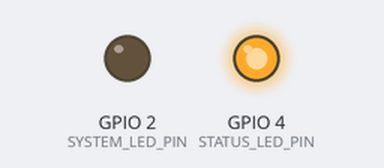
Recording of a sketch running on a simulated ESP32. Shown: output pins drawn as LEDs (lit = HIGH). WiFi joins after 1.5 s; servers stay silent unless stated; a WiFi scan finds three made-up networks; uploads are accepted with an empty reply; what the sketch prints to the serial monitor is not drawn.

Above: at 3.2 s.
At 6.1 s:
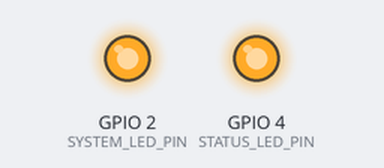
Timing chart, 0 to 7.3 s (numbered marks = the images above):
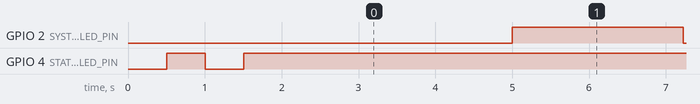

The sketch:

ESP32_Dual_Tracker.ino
```cpp
/*
 * =================================================================================
 * Project: WiFi and GPS Enabled Employee Tracking System
 * Device Firmware: ESP32 Dual-Verification Location Tracker
 * Hardware Components:
 *   - ESP32 Development Board (38-pin, CP2102)
 *   - NEO-6M GPS Module (UART Serial2: RX=16, TX=17)
 *   - Status LED (GPIO 4) & System LED (GPIO 2)
 * =================================================================================
 */

#include "soc/rtc_cntl_reg.h"
#include "soc/soc.h"
#include <ArduinoJson.h>
#include <HTTPClient.h>
#include <HardwareSerial.h>
#include <WiFi.h>
#include <WiFiClientSecure.h>

// HTTP/HTTPS Network Clients
WiFiClient plainClient;
WiFiClientSecure secureClient;

// --- HARDWARE PIN DEFINITIONS ---
#define GPS_RX_PIN 16    // ESP32 RX2 connected to NEO-6M TX
#define GPS_TX_PIN 17    // ESP32 TX2 connected to NEO-6M RX
#define STATUS_LED_PIN 4 // Network & GPS Status LED
#define SYSTEM_LED_PIN 2 // Onboard Activity LED

// --- CONFIGURATION PARAMETERS ---
const char *WIFI_SSID = "Vishal";         // Target WiFi SSID
const char *WIFI_PASSWORD = "vishu1211";  // Target WiFi Password
const char *DEVICE_ID = "ESP32_EMP_1001"; // Unique hardware identifier
const char *SERVER_URL =
    "http://7f68bf5894f029.lhr.life/api/location"; // Backend REST Endpoint

const unsigned long POST_INTERVAL_MS = 5000; // Send location every 5 seconds
unsigned long lastPostTime = 0;

// Hardware Serial Instance for GPS
HardwareSerial gpsSerial(2);

// --- NMEA GPS PARSER STRUCTURE ---
struct GPSData {
  double latitude = 0.0;
  double longitude = 0.0;
  float speedKmh = 0.0;
  float altitudeMeters = 0.0;
  int satellites = 0;
  bool validLock = false;
};

GPSData currentGps;

// --- FUNCTION PROTOTYPES ---
void setupHardware();
void connectWiFi();
void readGPS();
void parseNMEALine(String line);
void sendLocationPayload();
String scanAmbientWiFiBSSIDs();

void setup() {
  WRITE_PERI_REG(
      RTC_CNTL_BROWN_OUT_REG,
      0); // Disable brownout detector to prevent crash on WiFi startup
  Serial.begin(115200);
  secureClient.setInsecure(); // Allow connections to cloud HTTPS services (e.g. Render)
  setupHardware();
  connectWiFi();
  Serial.println(
      "[ESP32 Tracker] Initialized successfully. Starting main loop...");
}

void loop() {
  // Read incoming GPS data continuously from NEO-6M UART
  readGPS();

  // Periodic location upload
  if (millis() - lastPostTime >= POST_INTERVAL_MS) {
    lastPostTime = millis();
    digitalWrite(SYSTEM_LED_PIN, HIGH);
    sendLocationPayload();
    digitalWrite(SYSTEM_LED_PIN, LOW);
  }
}

void setupHardware() {
  pinMode(STATUS_LED_PIN, OUTPUT);
  pinMode(SYSTEM_LED_PIN, OUTPUT);

  digitalWrite(STATUS_LED_PIN, LOW);
  digitalWrite(SYSTEM_LED_PIN, LOW);

  // Initialize Serial2 for NEO-6M GPS (9600 baud rate)
  gpsSerial.begin(9600, SERIAL_8N1, GPS_RX_PIN, GPS_TX_PIN);
  Serial.println("[Hardware] NEO-6M GPS Serial initialized on RX:16 TX:17");
}

void connectWiFi() {
  Serial.print("[WiFi] Connecting to: ");
  Serial.println(WIFI_SSID);
  WiFi.mode(WIFI_STA);
  // CRITICAL FIX: Lower the WiFi transmit power to stop the massive current
  // spike causing the Brownout! Default is WIFI_POWER_19_5dBm. We lower it
  // to 8.5dBm.
  WiFi.setTxPower(WIFI_POWER_8_5dBm);
  WiFi.begin(WIFI_SSID, WIFI_PASSWORD);

  int attempts = 0;
  while (WiFi.status() != WL_CONNECTED && attempts < 20) {
    delay(500);
    digitalWrite(STATUS_LED_PIN,
                 !digitalRead(STATUS_LED_PIN)); // Blink while connecting
    Serial.print(".");
    attempts++;
  }

  if (WiFi.status() == WL_CONNECTED) {
    digitalWrite(STATUS_LED_PIN, HIGH); // Solid ON when connected
    Serial.println("\n[WiFi] Connected successfully!");
    Serial.print("[WiFi] IP Address: ");
    Serial.println(WiFi.localIP());
  } else {
    digitalWrite(STATUS_LED_PIN, LOW);
    Serial.println(
        "\n[WiFi] Connection timed out. Will operate in scan-only mode.");
  }
}

void readGPS() {
  while (gpsSerial.available() > 0) {
    String nmeaLine = gpsSerial.readStringUntil('\n');
    parseNMEALine(nmeaLine);
  }
}

// Lightweight NMEA GPRMC sentence parser for Lat/Lng/Speed
void parseNMEALine(String line) {
  line.trim();
  if (line.startsWith("$GPRMC") || line.startsWith("$GNRMC")) {
    int commaIndex = 0;
    String tokens[13];
    int tokenCount = 0;

    for (int i = 0; i < line.length() && tokenCount < 13; i++) {
      if (line.charAt(i) == ',' || i == line.length() - 1) {
        tokens[tokenCount++] = line.substring(commaIndex, i);
        commaIndex = i + 1;
      }
    }

    // Check status field ('A' = Active/Valid, 'V' = Void)
    if (tokenCount > 2 && tokens[2] == "A") {
      currentGps.validLock = true;

      // Parse Latitude (DDMM.MMMM format)
      double rawLat = tokens[3].toDouble();
      double latDeg = (int)(rawLat / 100);
      double latMin = rawLat - (latDeg * 100);
      currentGps.latitude = latDeg + (latMin / 60.0);
      if (tokens[4] == "S")
        currentGps.latitude = -currentGps.latitude;

      // Parse Longitude (DDDMM.MMMM format)
      double rawLng = tokens[5].toDouble();
      double lngDeg = (int)(rawLng / 100);
      double lngMin = rawLng - (lngDeg * 100);
      currentGps.longitude = lngDeg + (lngMin / 60.0);
      if (tokens[6] == "W")
        currentGps.longitude = -currentGps.longitude;

      // Parse Speed in Knots -> Convert to km/h
      currentGps.speedKmh = tokens[7].toFloat() * 1.852;
      currentGps.satellites = 8; // Default active fix count
    } else {
      currentGps.validLock = false;
    }
  }
}

// Scan ambient WiFi networks to gather BSSIDs (MAC addresses) for indoor
// presence verification
String scanAmbientWiFiBSSIDs() {
  int numNetworks = WiFi.scanNetworks();
  StaticJsonDocument<512> doc;
  JsonArray array = doc.to<JsonArray>();

  for (int i = 0; i < min(numNetworks, 5); ++i) {
    JsonObject ap = array.createNestedObject();
    ap["ssid"] = WiFi.SSID(i);
    ap["bssid"] = WiFi.BSSIDstr(i);
    ap["rssi"] = WiFi.RSSI(i);
  }

  String output;
  serializeJson(doc, output);
  WiFi.scanDelete(); // Free memory
  return output;
}

void sendLocationPayload() {
  if (WiFi.status() != WL_CONNECTED) {
    connectWiFi();
    if (WiFi.status() != WL_CONNECTED)
      return;
  }

  HTTPClient http;
  if (strncmp(SERVER_URL, "https://", 8) == 0) {
    http.begin(secureClient, SERVER_URL);
  } else {
    http.begin(plainClient, SERVER_URL);
  }
  http.addHeader("Content-Type", "application/json");
  http.addHeader("Bypass-Tunnel-Reminder",
                 "true"); // Prevent localtunnel block page

  StaticJsonDocument<2048> payloadDoc;
  payloadDoc["deviceId"] = DEVICE_ID;
  payloadDoc["latitude"] = currentGps.latitude;
  payloadDoc["longitude"] = currentGps.longitude;
  payloadDoc["speed"] = currentGps.speedKmh;
  payloadDoc["gpsValid"] = currentGps.validLock;
  payloadDoc["satellites"] = currentGps.satellites;

  // Scan ambient WiFi BSSIDs for indoor presence double-verification
  int n = WiFi.scanNetworks();
  JsonArray wifiArray = payloadDoc.createNestedArray("scannedWifi");
  // Send up to 12 networks instead of just 4 to guarantee the Home WiFi is
  // caught!
  for (int i = 0; i < min(n, 12); ++i) {
    JsonObject ap = wifiArray.createNestedObject();
    ap["ssid"] = WiFi.SSID(i);
    ap["bssid"] = WiFi.BSSIDstr(i);
    ap["rssi"] = WiFi.RSSI(i);
  }
  WiFi.scanDelete();

  String requestBody;
  serializeJson(payloadDoc, requestBody);

  Serial.println("\n[POST /api/location] Sending Payload:");
  Serial.println(requestBody);

  int httpResponseCode = http.POST(requestBody);

  if (httpResponseCode > 0) {
    String response = http.getString();
    Serial.printf("[HTTP] Status Code: %d, Response: %s\n", httpResponseCode,
                  response.c_str());
  } else {
    Serial.printf("[HTTP] Error Code: %s\n",
                  http.errorToString(httpResponseCode).c_str());
  }

  http.end();
}
```

Measured:
- by itself, GPIO 2 (SYSTEM_LED_PIN): alternates HIGH for 2.2 s and LOW for 2.8 s
